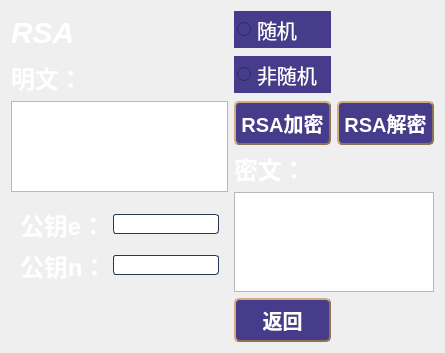
<?xml version="1.0" encoding="UTF-8"?>
<ui version="4.0">
 <class>RSA</class>
 <widget class="QWidget" name="RSA">
  <property name="geometry">
   <rect>
    <x>0</x>
    <y>0</y>
    <width>445</width>
    <height>349</height>
   </rect>
  </property>
  <property name="windowTitle">
   <string>Form</string>
  </property>
  <layout class="QGridLayout" name="gridLayout_2">
   <item row="0" column="0" rowspan="2">
    <widget class="QLabel" name="label">
     <property name="styleSheet">
      <string notr="true">QLabel{
font-family:&quot;Microsoft YaHei&quot;;
font-size:30px;
font-weight:bold;
color:white;
border:none;
font-style:italic;
}
</string>
     </property>
     <property name="text">
      <string>RSA</string>
     </property>
    </widget>
   </item>
   <item row="0" column="1">
    <widget class="QRadioButton" name="radioButton">
     <property name="styleSheet">
      <string notr="true">QRadioButton{
background-color:#473C8B;color:white;
font-size:20px;
boder:1px solid gray;
padding:3px;
}</string>
     </property>
     <property name="text">
      <string>随机</string>
     </property>
    </widget>
   </item>
   <item row="1" column="1" rowspan="2">
    <widget class="QRadioButton" name="radioButton_2">
     <property name="styleSheet">
      <string notr="true">QRadioButton{
background-color:#473C8B;color:white;
font-size:20px;
boder:1px solid gray;
padding:3px;
}</string>
     </property>
     <property name="text">
      <string>非随机</string>
     </property>
    </widget>
   </item>
   <item row="2" column="0">
    <widget class="QLabel" name="label_2">
     <property name="styleSheet">
      <string notr="true">QLabel{
font-family:&quot;Microsoft YaHei&quot;;
font-size:24px;
font-weight:bold;
color:white;
border:none;
}
</string>
     </property>
     <property name="text">
      <string>明文：</string>
     </property>
    </widget>
   </item>
   <item row="3" column="0" rowspan="3">
    <widget class="QTextEdit" name="textEdit"/>
   </item>
   <item row="3" column="1">
    <widget class="QPushButton" name="RSAjia">
     <property name="styleSheet">
      <string notr="true">QPushButton
{
background-color:#473C8B;
border-style:outset;
border-width:2px;
border-radius:5px;
border-color:#8B7355;
font:bold 14px;
min-width:2em;
color:white;
font-family:华文新魏;
padding:5px;
font-size:20px
}
QPushButton:Pressed
{
background-color:rgba(100,255,100,200);
border-color:rgba(255,255,255,30);
border-style:inset;
color:rgba(0,0,0,100);
}
QPushButton:hover
{
background-color:rgba(100,255,100,100);
border-color:rgba(255,255,255,200);
color:rgba(0,0,0,200);
}</string>
     </property>
     <property name="text">
      <string>RSA加密</string>
     </property>
    </widget>
   </item>
   <item row="3" column="2">
    <widget class="QPushButton" name="RSAjie">
     <property name="styleSheet">
      <string notr="true">QPushButton
{
background-color:#473C8B;
border-style:outset;
border-width:2px;
border-radius:5px;
border-color:#8B7355;
font:bold 14px;
min-width:2em;
color:white;
font-family:华文新魏;
padding:5px;
font-size:20px
}
QPushButton:Pressed
{
background-color:rgba(100,255,100,200);
border-color:rgba(255,255,255,30);
border-style:inset;
color:rgba(0,0,0,100);
}
QPushButton:hover
{
background-color:rgba(100,255,100,100);
border-color:rgba(255,255,255,200);
color:rgba(0,0,0,200);
}</string>
     </property>
     <property name="text">
      <string>RSA解密</string>
     </property>
    </widget>
   </item>
   <item row="4" column="1">
    <widget class="QLabel" name="label_5">
     <property name="styleSheet">
      <string notr="true">QLabel{
font-family:&quot;Microsoft YaHei&quot;;
font-size:24px;
font-weight:bold;
color:white;
border:none;
}

</string>
     </property>
     <property name="text">
      <string>密文：</string>
     </property>
    </widget>
   </item>
   <item row="5" column="1" rowspan="2" colspan="2">
    <widget class="QTextBrowser" name="textBrowser"/>
   </item>
   <item row="6" column="0">
    <widget class="QWidget" name="widget" native="true">
     <layout class="QGridLayout" name="gridLayout">
      <item row="0" column="0">
       <widget class="QLabel" name="label_3">
        <property name="styleSheet">
         <string notr="true">QLabel{
font-family:&quot;Microsoft YaHei&quot;;
font-size:24px;
font-weight:bold;
color:white;
border:none;
}

</string>
        </property>
        <property name="text">
         <string>公钥e：</string>
        </property>
       </widget>
      </item>
      <item row="0" column="1">
       <widget class="QLineEdit" name="lineEdit">
        <property name="styleSheet">
         <string notr="true">QLineEdit {
    border: 1px solid rgb(41, 57, 85);   
    border-radius: 3px;  
    background: white;  
    selection-background-color: green; 
    font-size: 14px ; 
}
 
QLineEdit:hover 
{
    border: 1px solid blue;  
}
</string>
        </property>
       </widget>
      </item>
      <item row="1" column="0">
       <widget class="QLabel" name="label_4">
        <property name="styleSheet">
         <string notr="true">QLabel{
font-family:&quot;Microsoft YaHei&quot;;
font-size:24px;
font-weight:bold;
color:white;
border:none;
}

</string>
        </property>
        <property name="text">
         <string>公钥n：</string>
        </property>
       </widget>
      </item>
      <item row="1" column="1">
       <widget class="QLineEdit" name="lineEdit2">
        <property name="styleSheet">
         <string notr="true">QLineEdit {
    border: 1px solid rgb(41, 57, 85);   
    border-radius: 3px;  
    background: white;  
    selection-background-color: green; 
    font-size: 14px ; 
}
 
QLineEdit:hover 
{
    border: 1px solid blue;  
}
</string>
        </property>
       </widget>
      </item>
     </layout>
    </widget>
   </item>
   <item row="7" column="0">
    <widget class="QWidget" name="widget_5" native="true">
     <layout class="QHBoxLayout" name="horizontalLayout_5"/>
    </widget>
   </item>
   <item row="7" column="1">
    <widget class="QPushButton" name="back">
     <property name="styleSheet">
      <string notr="true">QPushButton
{
background-color:#473C8B;
border-style:outset;
border-width:2px;
border-radius:5px;
border-color:#8B7355;
font:bold 14px;
min-width:2em;
color:white;
font-family:华文新魏;
padding:5px;
font-size:20px
}
QPushButton:Pressed
{
background-color:rgba(100,255,100,200);
border-color:rgba(255,255,255,30);
border-style:inset;
color:rgba(0,0,0,100);
}
QPushButton:hover
{
background-color:rgba(100,255,100,100);
border-color:rgba(255,255,255,200);
color:rgba(0,0,0,200);
}</string>
     </property>
     <property name="text">
      <string>返回</string>
     </property>
    </widget>
   </item>
  </layout>
 </widget>
 <resources/>
 <connections/>
</ui>
